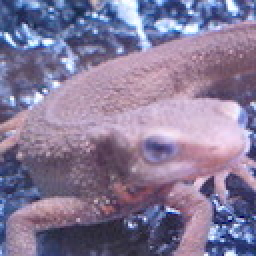
//> input picture q40/imori.jpg, 128 x 128 px (shown 2 times larger)
$ ./31q   (built with g++ and OpenCV 4)
//> lines starting //> are read from the running program, lines starting //| are printed output that depends on the picture
//> further down, img is the input picture: 128 rows x 128 cols, CV_8UC3; mean B, G, R 152.8, 121.8, 134.1
#include <iostream>
#include <opencv2/opencv.hpp>
#include <sys/time.h>
#include <cmath>


cv::Mat affine(cv::Mat &src, double a, double b, double c, double d, double tx, double ty, double theta, double dx, double dy)
{
//> called with a = 1, b = 0, c = 0, d = 1, tx = 0, ty = 0, theta = 0, dx = 30
    //X-shearing
    //Y-shearing
    int resize_y = (int)(d * src.rows + dy);//!
//> resize_y = 158
    int resize_x = (int)(a * src.cols + dx);//!
//> resize_x = 158
    int src_y, src_x;

    cv::Mat dst = cv::Mat::zeros(resize_y, resize_x, CV_8UC3);

    double det = a*d - b*c;

    if(theta){//回転
        double rad = theta / 180.0 * M_PI;

        a = std::cos(rad);
        b = - std::sin(rad);
        c = std::sin(rad);
        d = std::cos(rad);
        tx = 0;
        ty = 0;
        //更新
        det = a*d - b*c;

        //tx, tyで並行移動で中心合わせを行う．
        //現在の中心位置(座標でも可)
        double center_x = src.cols/2.0;
        double center_y = src.rows/2.0;
        //その中心位置から回転処理を施した後の中心位置．
        double now_center_x = (d* center_x - b*center_y)/det;
        double now_center_y = (-c* center_x + a*center_y)/det;
        //平行移動
        tx = now_center_x - center_x;
        ty = now_center_y - center_y;
    }


    for(int y = 0; y < resize_y; y++){
        for(int x = 0; x < resize_x; x++){
            //元画像の画素を取得してそれをdstに適用する
            //X-shearing
            b = dx/resize_y;
            c = dy/resize_x;
            src_x = (int)((d * x - b * y) /det - tx);
            src_y = (int)((-c * x + a * y) /det - ty);

            if ((src_x < 0) || (src.cols <= src_x) || (src_y < 0) || ( src.rows <= src_y)){
                dst.at<cv::Vec3b>(y, x)[0] = 0;//B
                dst.at<cv::Vec3b>(y, x)[1] = 0;//G
                dst.at<cv::Vec3b>(y, x)[2] = 0;//R
                continue;
            }
            dst.at<cv::Vec3b>(y, x)[0] = src.at<cv::Vec3b>(src_y, src_x)[0];
            dst.at<cv::Vec3b>(y, x)[1] = src.at<cv::Vec3b>(src_y, src_x)[1];
            dst.at<cv::Vec3b>(y, x)[2] = src.at<cv::Vec3b>(src_y, src_x)[2];
        }
    }
//> this loop made 158 passes
//> (src_x, src_y) on passes 1 to 3: (157, -29), (156, -28), (156, -27)
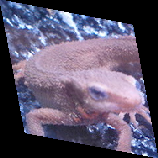
//> dst: 158 rows x 158 cols, CV_8UC3; mean B, G, R 105.8, 84.2, 92.5
//> after the loop, b = 0.19; c = 0.19; src_x = 127; src_y = 127
    return dst;
}

int main(void)
{
    cv::Mat img = cv::imread("imori.jpg");

    struct timeval t1, t2;
    gettimeofday(&t1, NULL);
    cv::Mat dst = affine(img, 1, 0, 0, 1, 0, 0, 0, 30, 30);
    gettimeofday(&t2, NULL);

    double t = (double)(t2.tv_sec - t1.tv_sec) + (double)(t2.tv_usec - t1.tv_usec)/1000000;
    printf("Time : %lf [sec]\n", t);

    cv::imshow("sample", dst);
    cv::waitKey(0);
    cv::destroyAllWindows();
    cv::imwrite("./img/31q_ans3.jpg", dst);

    return 0;
}
